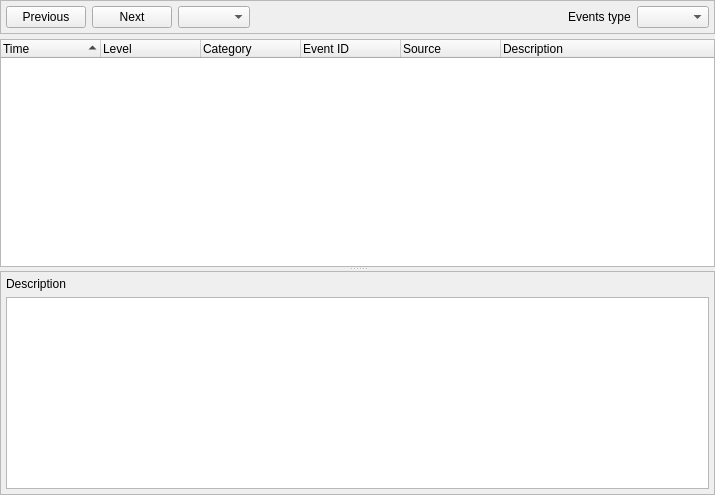
<?xml version="1.0" encoding="UTF-8"?>
<ui version="4.0">
 <class>SysInfoEventLogs</class>
 <widget class="QWidget" name="SysInfoEventLogs">
  <property name="geometry">
   <rect>
    <x>0</x>
    <y>0</y>
    <width>715</width>
    <height>495</height>
   </rect>
  </property>
  <property name="windowTitle">
   <string/>
  </property>
  <layout class="QVBoxLayout" name="verticalLayout_2">
   <property name="spacing">
    <number>5</number>
   </property>
   <property name="leftMargin">
    <number>0</number>
   </property>
   <property name="topMargin">
    <number>0</number>
   </property>
   <property name="rightMargin">
    <number>0</number>
   </property>
   <property name="bottomMargin">
    <number>0</number>
   </property>
   <item>
    <widget class="QFrame" name="frame_filter">
     <property name="frameShape">
      <enum>QFrame::Shape::StyledPanel</enum>
     </property>
     <layout class="QHBoxLayout" name="horizontalLayout">
      <property name="leftMargin">
       <number>5</number>
      </property>
      <property name="topMargin">
       <number>5</number>
      </property>
      <property name="rightMargin">
       <number>5</number>
      </property>
      <property name="bottomMargin">
       <number>5</number>
      </property>
      <item>
       <widget class="QPushButton" name="button_prev">
        <property name="text">
         <string>Previous</string>
        </property>
       </widget>
      </item>
      <item>
       <widget class="QPushButton" name="button_next">
        <property name="text">
         <string>Next</string>
        </property>
       </widget>
      </item>
      <item>
       <widget class="QComboBox" name="combobox_page"/>
      </item>
      <item>
       <spacer name="horizontalSpacer">
        <property name="orientation">
         <enum>Qt::Orientation::Horizontal</enum>
        </property>
        <property name="sizeHint" stdset="0">
         <size>
          <width>511</width>
          <height>20</height>
         </size>
        </property>
       </spacer>
      </item>
      <item>
       <widget class="QLabel" name="label_type">
        <property name="text">
         <string>Events type</string>
        </property>
       </widget>
      </item>
      <item>
       <widget class="QComboBox" name="combobox_type"/>
      </item>
     </layout>
    </widget>
   </item>
   <item>
    <widget class="QSplitter" name="splitter">
     <property name="orientation">
      <enum>Qt::Orientation::Vertical</enum>
     </property>
     <widget class="QTreeWidget" name="tree">
      <property name="sizePolicy">
       <sizepolicy hsizetype="Expanding" vsizetype="Expanding">
        <horstretch>0</horstretch>
        <verstretch>1</verstretch>
       </sizepolicy>
      </property>
      <property name="contextMenuPolicy">
       <enum>Qt::ContextMenuPolicy::CustomContextMenu</enum>
      </property>
      <property name="showDropIndicator" stdset="0">
       <bool>false</bool>
      </property>
      <property name="iconSize">
       <size>
        <width>16</width>
        <height>16</height>
       </size>
      </property>
      <property name="indentation">
       <number>0</number>
      </property>
      <property name="sortingEnabled">
       <bool>true</bool>
      </property>
      <column>
       <property name="text">
        <string>Time</string>
       </property>
      </column>
      <column>
       <property name="text">
        <string>Level</string>
       </property>
      </column>
      <column>
       <property name="text">
        <string>Category</string>
       </property>
      </column>
      <column>
       <property name="text">
        <string>Event ID</string>
       </property>
      </column>
      <column>
       <property name="text">
        <string>Source</string>
       </property>
      </column>
      <column>
       <property name="text">
        <string>Description</string>
       </property>
      </column>
     </widget>
     <widget class="QFrame" name="frame_description">
      <property name="frameShape">
       <enum>QFrame::Shape::StyledPanel</enum>
      </property>
      <property name="frameShadow">
       <enum>QFrame::Shadow::Plain</enum>
      </property>
      <layout class="QVBoxLayout" name="verticalLayout">
       <property name="leftMargin">
        <number>5</number>
       </property>
       <property name="topMargin">
        <number>5</number>
       </property>
       <property name="rightMargin">
        <number>5</number>
       </property>
       <property name="bottomMargin">
        <number>5</number>
       </property>
       <item>
        <widget class="QLabel" name="label_description">
         <property name="text">
          <string>Description</string>
         </property>
        </widget>
       </item>
       <item>
        <widget class="QPlainTextEdit" name="edit_description">
         <property name="readOnly">
          <bool>true</bool>
         </property>
        </widget>
       </item>
      </layout>
     </widget>
    </widget>
   </item>
  </layout>
  <action name="action_copy_row">
   <property name="text">
    <string>Copy Row</string>
   </property>
  </action>
  <action name="action_copy_value">
   <property name="text">
    <string>Copy Value</string>
   </property>
  </action>
 </widget>
 <resources/>
 <connections/>
</ui>
